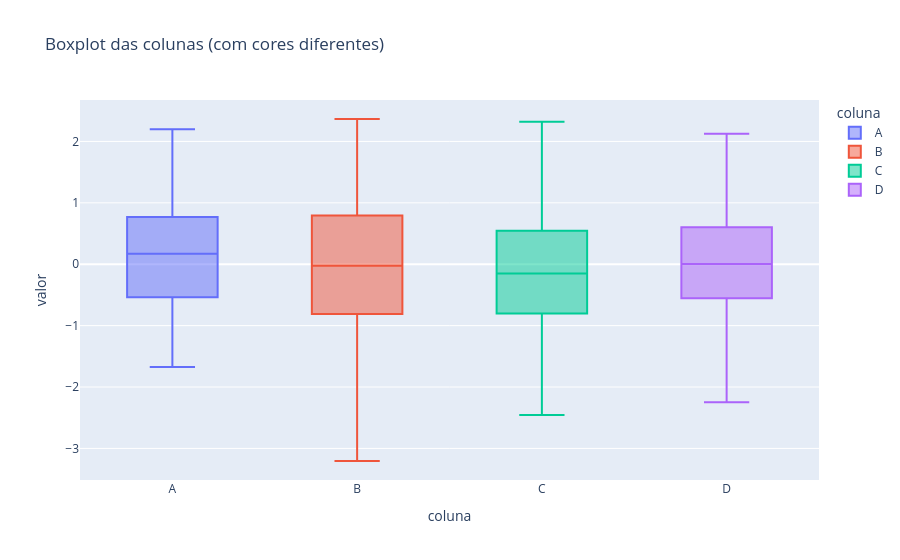

Write notebook code for a chart like this one.
### Code cell
# 2. Crie o boxplot usando o novo DataFrame
fig = px.box(
    df_long,
    x='coluna',       # O eixo X agora são as categorias (A, B, C, D)
    y='valor',        # O eixo Y são os valores numéricos
    color='coluna',   # Use a nova coluna 'coluna' para colorir as caixas
    title='Boxplot das colunas (com cores diferentes)'
)
fig.show()

### Figure 1 — Plotly figure (JSON) as saved in the notebook; plotly's stock layout.template omitted (floating-point values rounded to 4 significant figures)
{"data": [{"alignmentgroup": "True", "hovertemplate": "coluna=%{x}<br>valor=%{y}<extra></extra>", "legendgroup": "A", "marker": {"color": "#636efa"}, "name": "A", "notched": false, "offsetgroup": "A", "orientation": "v", "showlegend": true, "type": "box", "x": ["A", "A", "A", "A", "A", "A", "A", "A", "A", "A", "A", "A", "A", "A", "A", "A", "A", "A", "A", "A", "A", "A", "A", "A", "A", "A", "A", "A", "A", "A", "A", "A", "A", "A", "A", "A", "A", "A", "A", "A", "A", "A", "A", "A", "A", "A", "A", "A", "A", "A", "A", "A", "A", "A", "A", "A", "A", "A", "A", "A", "A", "A", "A", "A", "A", "A", "A", "A", "A", "A", "A", "A", "A", "A", "A", "A", "A", "A", "A", "A", "A", "A", "A", "A", "A", "A", "A", "A", "A", "A", "A", "A", "A", "A", "A", "A", "A", "A", "A", "A"], "x0": " ", "xaxis": "x", "y": [1.191, -0.6513, -1.394, -0.1494, 0.9192, 0.3304, 1.504, 0.1524, -0.1744, -0.2765, -0.1174, 0.1371, -0.4273, -0.5327, 0.8529, 1.258, -0.5407, 0.7875, -1.577, -0.6532, -1.138, -0.7723, -0.1753, -0.5387, -1.568, 0.918, 0.4605, 1.039, 0.2164, 0.7246, 0.6866, 0.6912, -1.09, 0.9571, 0.2675, 1.377, -1.303, 1.091, 1.462, 0.4171, 0.8008, 0.3201, -0.4456, 0.2358, 0.1513, -0.6373, 0.1664, 0.1019, -0.6585, -0.8092, -0.64, -0.3617, 0.01148, -0.03317, 0.7484, -0.7334, 0.7006, 0.4689, -0.1156, 0.5335, 2.095, -1.106, -0.4277, -0.3104, 0.05636, -0.2075, 0.9903, 0.5869, -0.3774, -1.672, 0.8862, 0.1735, 0.9386, 1.245, 0.2731, -1.064, 0.8219, 0.2178, 0.3072, -1.458, 0.1887, -0.9113, -0.01001, -0.701, 1.33, 0.3225, -0.02035, -1.605, 0.3355, 0.2657, -0.9138, -0.6569, 0.6962, 0.8197, 2.053, 0.8297, 1.357, -0.6466, 2.197, 0.5598], "y0": " ", "yaxis": "y"}, {"alignmentgroup": "True", "hovertemplate": "coluna=%{x}<br>valor=%{y}<extra></extra>", "legendgroup": "B", "marker": {"color": "#EF553B"}, "name": "B", "notched": false, "offsetgroup": "B", "orientation": "v", "showlegend": true, "type": "box", "x": ["B", "B", "B", "B", "B", "B", "B", "B", "B", "B", "B", "B", "B", "B", "B", "B", "B", "B", "B", "B", "B", "B", "B", "B", "B", "B", "B", "B", "B", "B", "B", "B", "B", "B", "B", "B", "B", "B", "B", "B", "B", "B", "B", "B", "B", "B", "B", "B", "B", "B", "B", "B", "B", "B", "B", "B", "B", "B", "B", "B", "B", "B", "B", "B", "B", "B", "B", "B", "B", "B", "B", "B", "B", "B", "B", "B", "B", "B", "B", "B", "B", "B", "B", "B", "B", "B", "B", "B", "B", "B", "B", "B", "B", "B", "B", "B", "B", "B", "B", "B"], "x0": " ", "xaxis": "x", "y": [-3.205, 0.07093, -1.045, -1.837, 0.02725, 0.5826, 1.146, -2.716, -0.4772, -1.836, -0.596, 1.505, 0.1778, 1.182, -0.6675, -0.07863, 0.1758, -1.191, 1.01, -0.127, 0.8222, 1.015, 0.7928, -0.926, 0.6355, -0.04953, -1.788, -0.4595, -0.08434, 0.4009, 1.322, 0.06389, 1.16, -1.054, -0.482, 0.6572, -2.149, 0.7007, 0.966, 1.294, -0.2851, -1.487, -0.615, 0.4648, 1.979, -0.9237, -0.05925, -2.05, 0.8848, -1.261, 0.05932, 1.873, -0.9345, 1.061, 0.8517, 1.822, -0.851, 0.872, 0.8634, -1.562, 0.2363, -0.4628, -1.374, 0.001578, -1.097, 0.8033, -0.3422, -0.1581, -0.5511, 0.5645, 2.366, -0.1919, -0.2806, -0.8724, 0.7928, 0.3296, 0.1855, -1.24, -0.4768, -1.586, 0.3165, -0.1765, 0.08858, -0.7289, 0.3483, -0.09419, 1.417, -0.7265, 0.1315, -0.7708, 1.257, 0.9926, -2.721, -0.694, 0.1778, 1.199, 0.3287, 0.07066, -0.9347, -1.086], "y0": " ", "yaxis": "y"}, {"alignmentgroup": "True", "hovertemplate": "coluna=%{x}<br>valor=%{y}<extra></extra>", "legendgroup": "C", "marker": {"color": "#00cc96"}, "name": "C", "notched": false, "offsetgroup": "C", "orientation": "v", "showlegend": true, "type": "box", "x": ["C", "C", "C", "C", "C", "C", "C", "C", "C", "C", "C", "C", "C", "C", "C", "C", "C", "C", "C", "C", "C", "C", "C", "C", "C", "C", "C", "C", "C", "C", "C", "C", "C", "C", "C", "C", "C", "C", "C", "C", "C", "C", "C", "C", "C", "C", "C", "C", "C", "C", "C", "C", "C", "C", "C", "C", "C", "C", "C", "C", "C", "C", "C", "C", "C", "C", "C", "C", "C", "C", "C", "C", "C", "C", "C", "C", "C", "C", "C", "C", "C", "C", "C", "C", "C", "C", "C", "C", "C", "C", "C", "C", "C", "C", "C", "C", "C", "C", "C", "C"], "x0": " ", "xaxis": "x", "y": [-0.2882, -1.443, -1.85, 0.7058, -0.4012, -0.5226, 0.87, 0.2255, 0.638, 1.648, 0.4282, -1.346, 0.5968, -1.189, 1.048, 1.186, -1.058, 1.26, -0.888, 0.06956, 0.04744, -0.5425, 0.2786, -0.9782, 1.734, 0.5858, 0.4795, 0.4451, 0.4534, -0.1442, 0.2256, 0.7941, -1.274, 0.9333, -0.5775, 0.1565, -0.293, 0.776, 0.84, 0.6552, 0.1557, -1.799, 0.2945, 1.184, -0.3891, 0.2658, -2.191, -1.447, -1.759, -1.454, -0.3002, 0.2585, -0.1575, 1.502, -0.2573, -0.3553, 0.6795, -0.3105, -0.9905, -0.8011, 0.2236, 0.197, 0.6134, -0.8049, -0.1334, -1.639, 1.495, -0.3312, 0.5016, -0.5478, -1.445, -0.62, -0.6022, 0.339, -1.355, -1.116, 0.801, 0.2326, 0.4443, -0.339, -1.582, -0.619, -0.2852, 1.426, -0.3104, 0.9904, 1.596, 2.321, 0.259, -1.78, -1.146, -2.454, -0.05989, -0.2156, -1.686, -0.352, -0.4687, 0.3245, -0.2372, -1.413], "y0": " ", "yaxis": "y"}, {"alignmentgroup": "True", "hovertemplate": "coluna=%{x}<br>valor=%{y}<extra></extra>", "legendgroup": "D", "marker": {"color": "#ab63fa"}, "name": "D", "notched": false, "offsetgroup": "D", "orientation": "v", "showlegend": true, "type": "box", "x": ["D", "D", "D", "D", "D", "D", "D", "D", "D", "D", "D", "D", "D", "D", "D", "D", "D", "D", "D", "D", "D", "D", "D", "D", "D", "D", "D", "D", "D", "D", "D", "D", "D", "D", "D", "D", "D", "D", "D", "D", "D", "D", "D", "D", "D", "D", "D", "D", "D", "D", "D", "D", "D", "D", "D", "D", "D", "D", "D", "D", "D", "D", "D", "D", "D", "D", "D", "D", "D", "D", "D", "D", "D", "D", "D", "D", "D", "D", "D", "D", "D", "D", "D", "D", "D", "D", "D", "D", "D", "D", "D", "D", "D", "D", "D", "D", "D", "D", "D", "D"], "x0": " ", "xaxis": "x", "y": [-0.6019, -2.08, -0.398, -0.4352, -0.3784, -1.704, 0.4909, -0.4824, 1.348, 0.2914, 1.283, 1.528, 0.9516, 1.245, -0.05719, -0.0143, 0.8329, 0.3549, -1.457, 2.126, 1.157, 0.567, 1.142, 0.5213, 0.4745, 0.225, 0.3345, 1.297, -1.954, -0.4519, -2.183, 0.9302, 0.8291, 0.8148, -0.1237, -0.1711, -0.05216, -1.368, -1.229, 1.508, -0.5025, -0.7505, 0.3834, 0.4645, -2.247, 0.648, 0.9544, -1.123, -0.353, -1.255, -1.421, 1.099, 0.09337, -0.1872, 0.3841, 0.8193, -0.139, -0.3955, 0.1281, -0.6507, -0.4755, -0.18, 0.1235, 0.2082, -1.108, -1.089, -0.1471, 0.3789, -0.07157, -0.4081, -0.6715, -0.0906, 0.8755, -0.7588, 0.341, 0.3667, 0.5688, 0.01835, -0.7004, 0.7603, 0.2292, -0.1171, 1.299, 0.1313, -0.6538, -1.821, -0.314, 0.6804, -1.386, -0.2624, -0.4121, -0.652, 0.4699, 0.7053, 0.2721, -0.7215, -1.208, 1.285, 0.08879, 0.6347], "y0": " ", "yaxis": "y"}], "layout": {"boxmode": "overlay", "legend": {"title": {"text": "coluna"}, "tracegroupgap": 0}, "title": {"text": "Boxplot das colunas (com cores diferentes)"}, "xaxis": {"anchor": "y", "categoryarray": ["A", "B", "C", "D"], "categoryorder": "array", "domain": [0, 1], "title": {"text": "coluna"}}, "yaxis": {"anchor": "x", "domain": [0, 1], "title": {"text": "valor"}}}}
